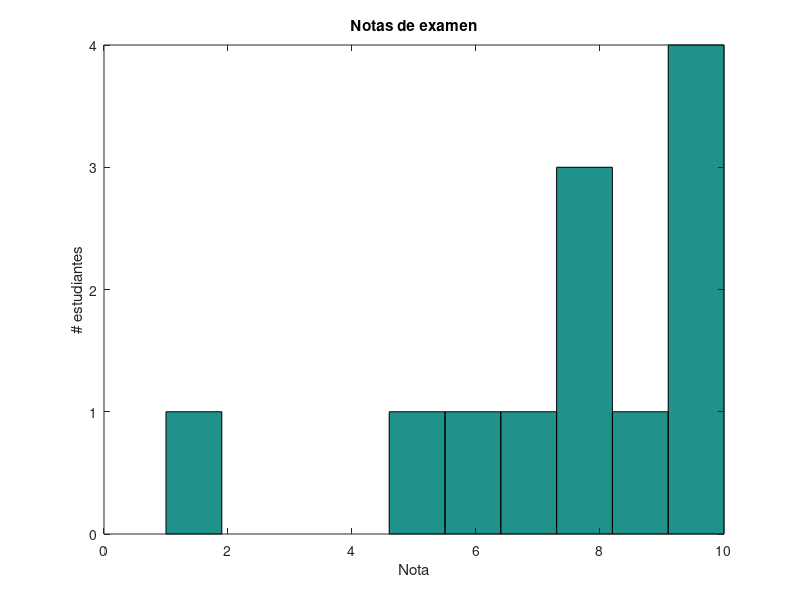

Write MATLAB code to recreate this figure.
preguntas = [10 8 5 10 10 6 9 7 8 10 1 8];
figure
hist(preguntas)
xlabel('Nota')
ylabel('# estudiantes')
title('Notas de examen')